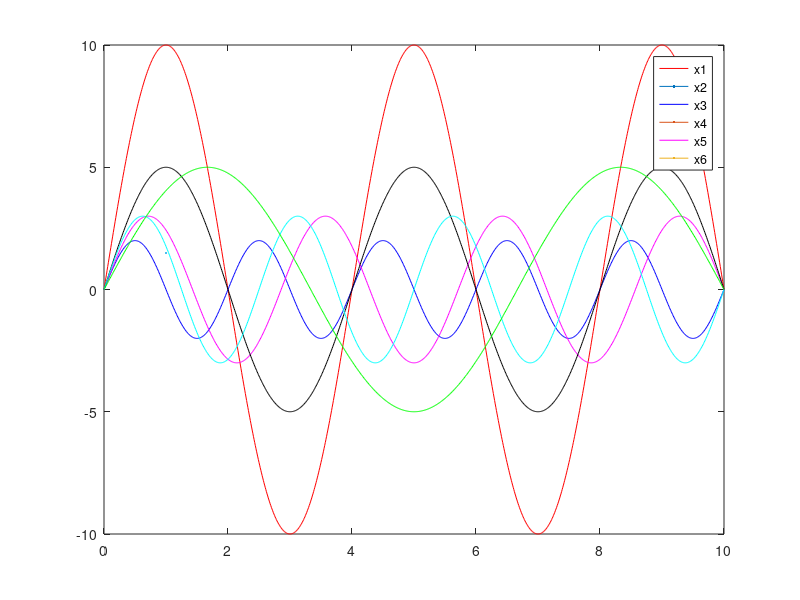

Here is the MATLAB script that generated this plot:
clc;
close all;
clear all;

%% Mudar cor da legenda utilizando o for

t = 0:0.01:10;

x(1, :) = 10*sin(0.5*pi*t);
x(2, :) = 2*sin(1*pi*t);
x(3, :) = 3*sin(0.7*pi*t);
x(4, :) = 5*sin(0.5*pi*t);
x(5, :) = 3*sin(0.8*pi*t);
x(6, :) = 5*sin(0.3*pi*t);

lgd = ['r', 'b', 'm', 'k', 'c', 'g'];

figure(1)
for i = 1:1:size(x, 1)
    plot(t, x(i, :), lgd(i), LineWidth=1.5);
    hold on;
end
legend('x1', 'x2', 'x3', 'x4', 'x5', 'x6');

